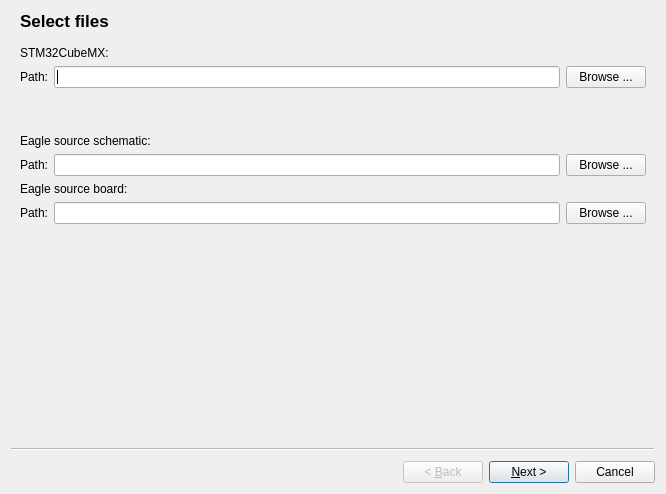
<?xml version="1.0" encoding="UTF-8"?>
<ui version="4.0">
 <class>Wizard</class>
 <widget class="CondWizard" name="Wizard">
  <property name="geometry">
   <rect>
    <x>0</x>
    <y>0</y>
    <width>666</width>
    <height>494</height>
   </rect>
  </property>
  <property name="windowTitle">
   <string>STM32CubeMX to Eagle</string>
  </property>
  <widget class="QWizardPage" name="wizardPage_file">
   <property name="title">
    <string>Select files</string>
   </property>
   <property name="subTitle">
    <string/>
   </property>
   <layout class="QVBoxLayout" name="verticalLayout">
    <item>
     <widget class="QLabel" name="label_2">
      <property name="text">
       <string>STM32CubeMX:</string>
      </property>
     </widget>
    </item>
    <item>
     <layout class="QHBoxLayout" name="horizontalLayout">
      <item>
       <widget class="QLabel" name="label">
        <property name="text">
         <string>Path:</string>
        </property>
       </widget>
      </item>
      <item>
       <widget class="QLineEdit" name="cube_file_textbox"/>
      </item>
      <item>
       <widget class="QPushButton" name="cube_file_button">
        <property name="text">
         <string>Browse ...</string>
        </property>
       </widget>
      </item>
     </layout>
    </item>
    <item>
     <spacer name="verticalSpacer">
      <property name="orientation">
       <enum>Qt::Vertical</enum>
      </property>
      <property name="sizeType">
       <enum>QSizePolicy::Preferred</enum>
      </property>
      <property name="sizeHint" stdset="0">
       <size>
        <width>20</width>
        <height>40</height>
       </size>
      </property>
     </spacer>
    </item>
    <item>
     <widget class="QLabel" name="label_7">
      <property name="text">
       <string>Eagle source schematic:</string>
      </property>
     </widget>
    </item>
    <item>
     <layout class="QHBoxLayout" name="horizontalLayout_3">
      <item>
       <widget class="QLabel" name="label_5">
        <property name="text">
         <string>Path:</string>
        </property>
       </widget>
      </item>
      <item>
       <widget class="QLineEdit" name="eagle_sch_file_textbox"/>
      </item>
      <item>
       <widget class="QPushButton" name="eagle_sch_file_button">
        <property name="text">
         <string>Browse ...</string>
        </property>
       </widget>
      </item>
     </layout>
    </item>
    <item>
     <widget class="QLabel" name="label_12">
      <property name="text">
       <string>Eagle source board:</string>
      </property>
     </widget>
    </item>
    <item>
     <layout class="QHBoxLayout" name="horizontalLayout_6">
      <item>
       <widget class="QLabel" name="label_11">
        <property name="text">
         <string>Path:</string>
        </property>
       </widget>
      </item>
      <item>
       <widget class="QLineEdit" name="eagle_brd_file_textbox"/>
      </item>
      <item>
       <widget class="QPushButton" name="eagle_brd_file_button">
        <property name="text">
         <string>Browse ...</string>
        </property>
       </widget>
      </item>
     </layout>
    </item>
   </layout>
  </widget>
  <widget class="QWizardPage" name="wizardPage_select_ic">
   <property name="title">
    <string>Select symbole from schematic for update</string>
   </property>
   <layout class="QVBoxLayout" name="verticalLayout_3">
    <item>
     <widget class="QTreeView" name="ic_treeView">
      <property name="editTriggers">
       <set>QAbstractItemView::NoEditTriggers</set>
      </property>
      <property name="sortingEnabled">
       <bool>true</bool>
      </property>
      <attribute name="headerVisible">
       <bool>false</bool>
      </attribute>
     </widget>
    </item>
   </layout>
  </widget>
  <widget class="QWizardPage" name="wizardPage_report">
   <layout class="QVBoxLayout" name="verticalLayout_2">
    <item>
     <widget class="QLabel" name="label_8">
      <property name="text">
       <string>Eagle target schematic</string>
      </property>
     </widget>
    </item>
    <item>
     <layout class="QHBoxLayout" name="horizontalLayout_4">
      <item>
       <widget class="QLabel" name="label_6">
        <property name="text">
         <string>Path:</string>
        </property>
       </widget>
      </item>
      <item>
       <widget class="QLineEdit" name="eagle_sch_target_textbox"/>
      </item>
      <item>
       <widget class="QPushButton" name="eagle_sch_target_button">
        <property name="text">
         <string>Browse ...</string>
        </property>
       </widget>
      </item>
     </layout>
    </item>
    <item>
     <widget class="QLabel" name="label_10">
      <property name="text">
       <string>Eagle target board</string>
      </property>
     </widget>
    </item>
    <item>
     <layout class="QHBoxLayout" name="horizontalLayout_5">
      <item>
       <widget class="QLabel" name="label_9">
        <property name="text">
         <string>Path:</string>
        </property>
       </widget>
      </item>
      <item>
       <widget class="QLineEdit" name="eagle_brd_target_textbox"/>
      </item>
      <item>
       <widget class="QPushButton" name="eagle_brd_target_button">
        <property name="text">
         <string>Browse ...</string>
        </property>
       </widget>
      </item>
     </layout>
    </item>
    <item>
     <widget class="QLabel" name="label_3">
      <property name="text">
       <string>List of changed net names</string>
      </property>
     </widget>
    </item>
    <item>
     <widget class="QPlainTextEdit" name="changed_plainTextEdit">
      <property name="lineWrapMode">
       <enum>QPlainTextEdit::NoWrap</enum>
      </property>
      <property name="readOnly">
       <bool>true</bool>
      </property>
     </widget>
    </item>
    <item>
     <widget class="QLabel" name="label_4">
      <property name="text">
       <string>List of errors</string>
      </property>
     </widget>
    </item>
    <item>
     <widget class="QPlainTextEdit" name="error_plainTextEdit">
      <property name="lineWrapMode">
       <enum>QPlainTextEdit::NoWrap</enum>
      </property>
      <property name="readOnly">
       <bool>true</bool>
      </property>
     </widget>
    </item>
   </layout>
  </widget>
 </widget>
 <customwidgets>
  <customwidget>
   <class>CondWizard</class>
   <extends>QWizard</extends>
   <header>condwizard.h</header>
   <container>1</container>
  </customwidget>
 </customwidgets>
 <tabstops>
  <tabstop>cube_file_textbox</tabstop>
  <tabstop>cube_file_button</tabstop>
  <tabstop>eagle_sch_file_textbox</tabstop>
  <tabstop>eagle_sch_file_button</tabstop>
  <tabstop>ic_treeView</tabstop>
  <tabstop>eagle_sch_target_textbox</tabstop>
  <tabstop>eagle_sch_target_button</tabstop>
  <tabstop>changed_plainTextEdit</tabstop>
  <tabstop>error_plainTextEdit</tabstop>
 </tabstops>
 <resources/>
 <connections/>
</ui>
